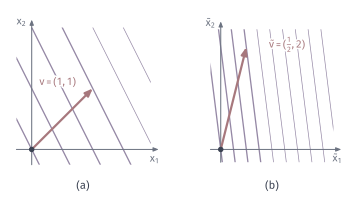

The Python source for this figure:
"""A covector drawn as level lines: the same reading of the same vector in two coordinate systems."""
from pathlib import Path
import sys
ROOT = next(p for p in Path(__file__).resolve().parents if (p/"build.sh").is_file() and (p/"tex/book.tex").is_file())
sys.path.insert(0, str(ROOT/"figures/04-spaces-measures-and-geometry/04-manifolds/matplotlib/mfd-common"))
from mfd3d import *

from matplotlib.patches import Rectangle
W, H = 92, 50
fig, ax = canvas(W, H)
def panel(ox, oy, s, xr, yr, a, v, xn, yn):
    win = Rectangle((ox+s*xr[0], oy+s*yr[0]), s*(xr[1]-xr[0]), s*(yr[1]-yr[0]), transform=ax.transData)
    xs = np.array(xr)
    for c in range(-6, 12):
        # level line a1 x + a2 y = c intersected with a wide x-range
        X = np.array([xr[0]-3, xr[1]+3]); Y = (c-a[0]*X)/a[1]
        strong = 0 <= c <= 3
        line, = ax.plot(ox+s*X, oy+s*Y, color=PURPLE, lw=.95 if strong else .5, zorder=2)
        line.set_clip_path(win)
    arrow(ax, (ox+s*xr[0], oy), (ox+s*xr[1]+2, oy), color=MUTED, lw=.75, scale=5.5, zorder=3)
    arrow(ax, (ox, oy+s*yr[0]), (ox, oy+s*yr[1]+2), color=MUTED, lw=.75, scale=5.5, zorder=3)
    label(ax, (ox+s*xr[1]+1, oy-2.4), xn, 7.5, MUTED); label(ax, (ox-2.6, oy+s*yr[1]+1.5), yn, 7.5, MUTED)
    arrow(ax, (ox, oy), (ox+s*v[0], oy+s*v[1]), color=RED, lw=1.6, scale=8, zorder=6)
    dot(ax, (ox, oy), INK); 
ox1, oy1 = 8, 12
panel(ox1, oy1, 15.5, (-.25, 1.95), (-.25, 2.0), (2, 1), (1, 1), '$x_1$', '$x_2$')
ox2, oy2 = 56, 12
panel(ox2, oy2, 13.0, (-.2, 2.2), (-.25, 2.35), (4, .5), (.5, 2), r'$\tilde{x}_1$', r'$\tilde{x}_2$')
label(ax, (ox1+15.5-8.8, oy1+15.5+1.6), r'$v=(1,1)$', 7.5, RED, halo=True)
label(ax, (ox2+6.5+10.5, oy2+26+.6), r'$\tilde{v}=(\frac{1}{2},2)$', 7.5, RED, halo=True)
panel_tag(ax, ox1+13, 2, '(a)'); panel_tag(ax, ox2+13, 2, '(b)')
save(fig, Path(__file__).resolve().parent, 'figure', {'formula': 'omega=2dx1+dx2, level lines at integers; v=(1,1); J=diag(1/2,2); tilde a=(4,1/2); tilde v=(1/2,2); reading 3 in both'})
